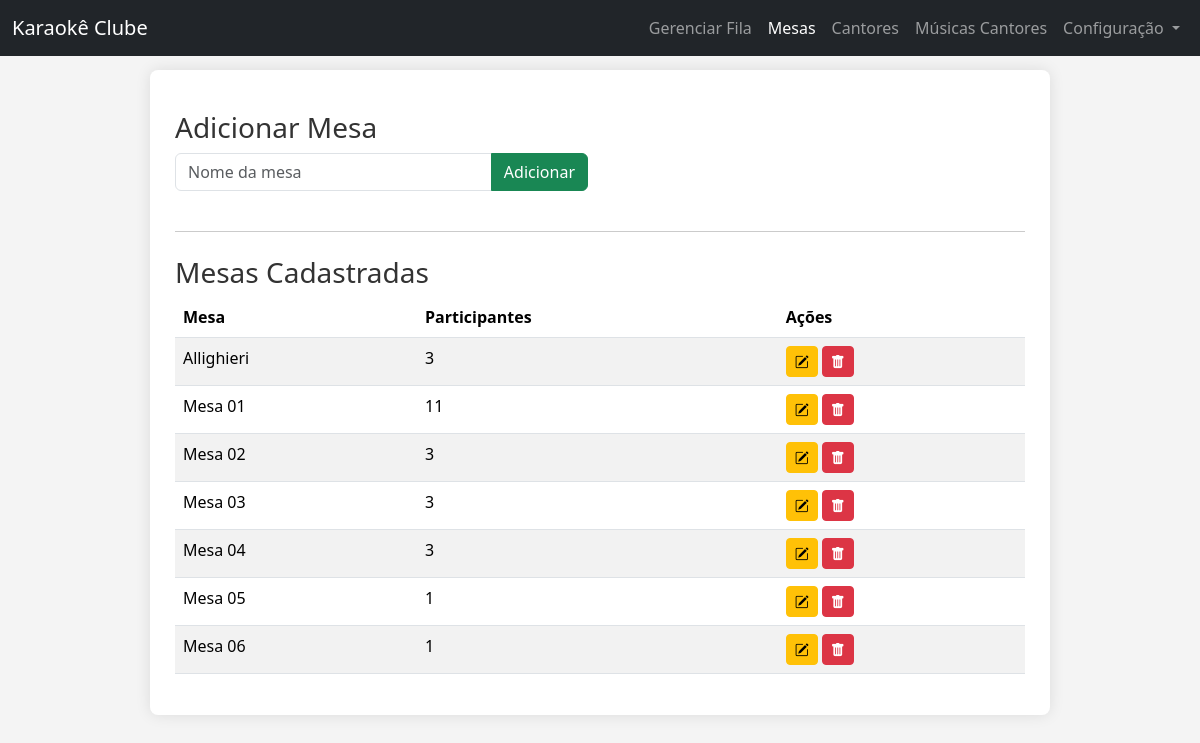
Page /mesas.php on the earlier database version.
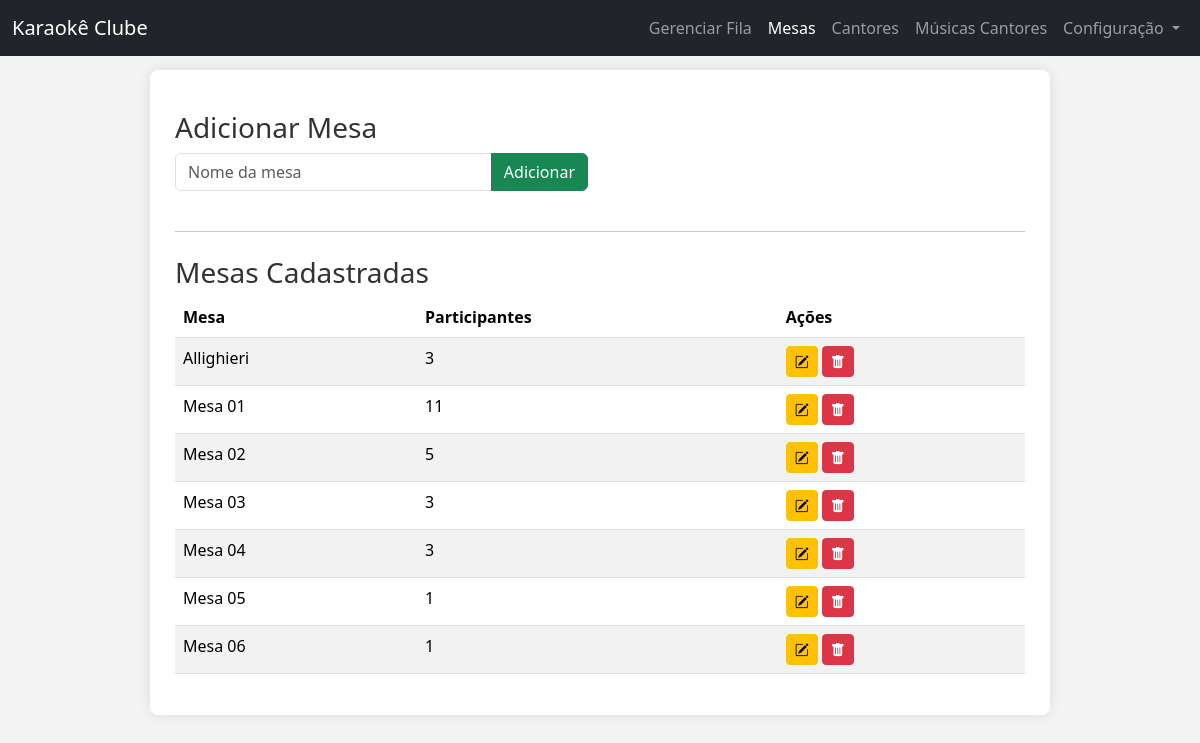
Same page on the later database version.
### tables this page shows
CREATE TABLE `mesas` (
  `id` int(11) NOT NULL,
  `nome_mesa` varchar(255) NOT NULL,
  `tamanho_mesa` int(11) NOT NULL DEFAULT 0
);

### funcoes_fila.php (called while the page is built, shortened)
<?php
function getTodasMesas(PDO $pdo) {
    try {
        $stmt = $pdo->query("SELECT id, nome_mesa, tamanho_mesa FROM mesas ORDER BY nome_mesa");
        return $stmt->fetchAll(PDO::FETCH_ASSOC);
    } catch (\PDOException $e) {
        error_log("Erro ao buscar mesas: " . $e->getMessage());
        return [];
    }
}

### mesas.php (the view, shortened to what this page needs)
<?php
require_once 'funcoes_fila.php';
$todas_mesas = [];
if (!empty($pdo)) {
    $todas_mesas = getTodasMesas($pdo);
}
?>
<!DOCTYPE html>
<html lang="pt-BR">
<head>
    <link href="https://cdn.jsdelivr.net/npm/bootstrap@5.3.3/dist/css/bootstrap.min.css" rel="stylesheet">
    <link rel="stylesheet" href="https://code.jquery.com/ui/1.12.1/themes/base/jquery-ui.css">
    <link rel="stylesheet" href="css/style_index.css">
    <link rel="stylesheet" href="https://cdn.jsdelivr.net/npm/bootstrap-icons@1.11.3/font/bootstrap-icons.min.css">
</head>
<body>
<?php include_once 'inc/nav.php'; ?>
<div class="container">
    <h3>Adicionar Mesa</h3>
    <form method="POST" id="addMesas">
        <div class="row"> <div class="col-12 col-lg-6"> <div class="input-group mb-3">
                    <input type="text" id="nome_mesa" name="nome_mesa"  class="form-control" placeholder="Nome da mesa" aria-label="Nome da mesa" aria-describedby="button-addon2" required>
                    <button class="btn btn-success" type="submit" id="button-addon2">Adicionar</button>
                </div>
            </div>
        </div>
    </form>
    <hr class="my-4">
    <h3>Mesas Cadastradas</h3>
    <div id="mesasListContainer">
        <?php if (!empty($todas_mesas)): ?>
            <table class="table table-striped table-hover">
                <thead>
                <tr>
                    <th scope="col">Mesa</th>
                    <th scope="col">Participantes</th>
                    <th scope="col">Ações</th>
                </tr>
                </thead>
                <tbody>
                <?php foreach ($todas_mesas as $mesa): ?>
                    <tr>
                        <td><?php echo htmlspecialchars($mesa['nome_mesa']); ?></td>
                        <td><?php echo htmlspecialchars($mesa['tamanho_mesa'] ?? 'Não Definido'); ?></td>
                        <td>
                            <div class="d-flex flex-nowrap gap-1">
                                <button class="btn btn-sm btn-warning edit-mesa-btn" data-id="<?php echo htmlspecialchars($mesa['id']); ?>" data-nome="<?php echo htmlspecialchars($mesa['nome_mesa'], ENT_QUOTES, 'UTF-8'); ?>" title="Editar Mesa">
                                    <i class="bi bi-pencil-square"></i>
                                </button>
                                <button class="btn btn-sm btn-danger" onclick="confirmarExclusaoMesa(<?php echo $mesa['id']; ?>, '<?php echo htmlspecialchars($mesa['nome_mesa'], ENT_QUOTES, 'UTF-8'); ?>')" title="Excluir Mesa">
                                    <i class="bi bi-trash-fill"></i>
                                </button>
                            </div>
                        </td>
                    </tr>
                <?php endforeach; ?>
                </tbody>
            </table>
        <?php else: ?>
            <p>Nenhuma mesa cadastrada ainda. Adicione uma nova mesa acima.</p>
        <?php endif; ?>
    </div>
</div>
</body>
</html>

Differences in the rows shown:
changed mesas "Mesa 02": tamanho_mesa "3" → "5"
